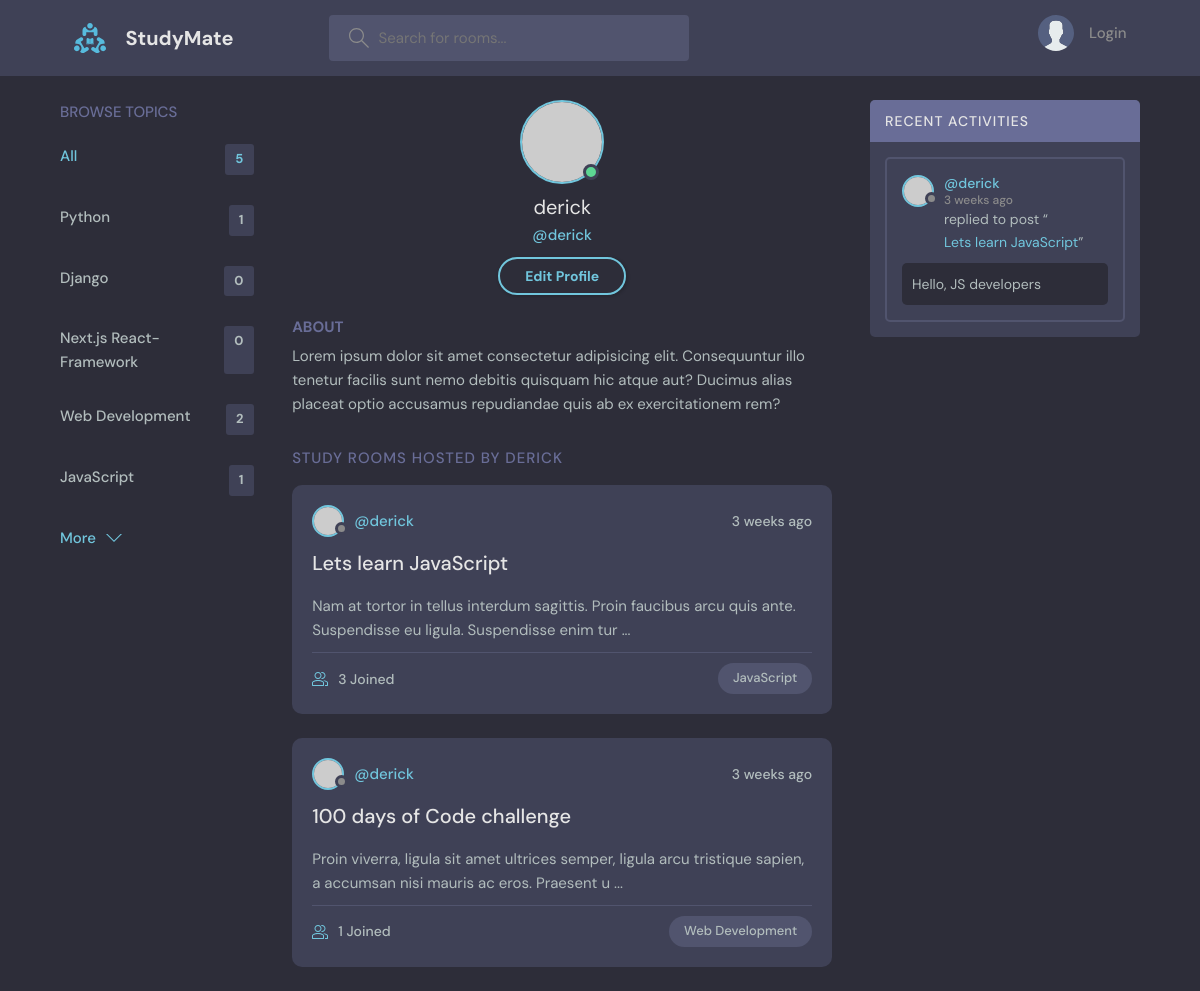
Page /profile/1/ on the committed database.
### base/models.py (models this page shows, shortened)
class Topic(models.Model):
    name = models.CharField(max_length=200)
    def __str__(self):
        return self.name

class Room(models.Model):
    host = models.ForeignKey(User, on_delete=models.SET_NULL, null=True) # database table relationship
    topic=  models.ForeignKey(Topic, on_delete=models.SET_NULL, null=True)
    name = models.CharField(max_length=200)
    description = models.TextField(null=True, blank=True)
    participants = models.ManyToManyField(User, related_name='participants',blank=True)  # many to many relationship.
    updated = models.DateTimeField(auto_now=True) #updates each time an item is updated
    created = models.DateTimeField(auto_now_add=True) #runs ONLY once when an item is created in DB
    class Meta:
        ordering = ['-updated', '-created'] # '-' enables order by descending order(new first)
    def __str__(self):
        return self.name
    def desc(self):
        return self.description[0:120]  # get first 50 characters of the description attribute

class Message(models.Model):
    user = models.ForeignKey(User, on_delete=models.CASCADE) # database table relationship
    room = models.ForeignKey(Room, on_delete=models.CASCADE)
    body = models.TextField()
    updated = models.DateTimeField(auto_now=True)
    created = models.DateTimeField(auto_now_add=True)
    class Meta:
        ordering = ['-updated', '-created'] # '-' enables order by descending order(new first)

### base/views.py (the view)
# urls.py: path('profile/<str:pk>/', views.userProfile, name="user-profile"),
def userProfile(request, pk):
    user = User.objects.get(id=pk)
    rooms = user.room_set.all()  # fetch all rooms related to the user
    room_messages = user.message_set.all()  # fetch all messages related to the user
    topics = Topic.objects.all()  # all topics
    context = {'user': user, 'rooms':rooms, 'topics':topics, 'room_messages':room_messages}
    return render(request, 'base/profile.html', context)

### base/templates/base/profile.html
{% extends 'main.html' %}
{% block content %}
<div class="profile-page layout layout--3">
  <div class="container">
    {% include 'base/topics_component.html' %}
    <div class="roomList">
      <div class="profile">
        <div class="profile__avatar">
          <div class="avatar avatar--large active">
            <img src="https://randomuser.me/api/portraits/men/11.jpg" />
          </div>
        </div>
        <div class="profile__info">
          <h3>{{user}}</h3>
          <p>@{{user.username}}</p>
          <a href="edit-user.html" class="btn btn--main btn--pill">Edit Profile</a>
        </div>
        <div class="profile__about">
          <h3>About</h3>
          <p>
            Lorem ipsum dolor sit amet consectetur adipisicing elit. Consequuntur illo tenetur
            facilis sunt nemo debitis quisquam hic atque aut? Ducimus alias placeat optio
            accusamus repudiandae quis ab ex exercitationem rem?
          </p>
        </div>
      </div>
      <div class="roomList__header">
        <div>
          <h2>Study Rooms Hosted by {{user}}</a>
          </h2>
        </div>
      </div>
      {% include 'base/feed_component.html' %}
    </div>
    {% include 'base/activity_component.html' %}
  </div>
</div>
{% endblock content %}

### base/templates/base/topics_component.html
<div class="topics">
  <div class="topics__header">
    <h2>Browse Topics</h2>
  </div>
  <ul class="topics__list">
    <li>
      <a href="{% url 'home' %}" class="active">All <span>{{topics.count}}</span></a>
    </li>
    {% for topic in topics %}
    <li>
      <a href="{% url 'home' %}?q={{topic.name}}">{{topic.name}}<span>{{topic.room_set.all.count}}</span></a>
    </li>
    {% endfor %}
  </ul>
  <a class="btn btn--link" href="topics.html">
    More
    <svg
      version="1.1"
      xmlns="http://www.w3.org/2000/svg"
      width="32"
      height="32"
      viewBox="0 0 32 32"
    >
      <title>chevron-down</title>
      <path d="M16 21l-13-13h-3l16 16 16-16h-3l-13 13z"></path>
    </svg>
  </a>
</div>

### base/templates/base/feed_component.html (shortened to what this page needs)
{% for room in rooms %}
<div class="roomListRoom">
  <div class="roomListRoom__header">
    <a
      href="{% url 'user-profile' room.host.id %}"
      class="roomListRoom__author"
    >
      <div class="avatar avatar--small">
        <img src="https://randomuser.me/api/portraits/women/11.jpg" />
      </div>
      <span>@{{room.host.username}}</span>
    </a>
    <div class="roomListRoom__actions">
      <span>{{room.created|timesince}} ago</span>
    </div>
  </div>
  <div class="roomListRoom__content">
    <a href="{% url 'room' room.id %}">{{room.name}}</a>
    <p>{{room.desc}} ...</p>
  </div>
  <div class="roomListRoom__meta">
    <a href="{% url 'room' room.id %}" class="roomListRoom__joined">
      {{room.participants.count}} Joined
    </a>
    <p class="roomListRoom__topic">{{room.topic}}</p>
  </div>
</div>
{% endfor %}

### base/templates/base/activity_component.html (shortened to what this page needs)
<div class="activities">
  <div class="activities__header">
    <h2>Recent Activities</h2>
  </div>
  {% for message in room_messages %}
  <div class="activities__box">
    <div class="activities__boxHeader roomListRoom__header">
      <a
        href="{% url 'user-profile' message.user.id %}"
        class="roomListRoom__author"
      >
        <div class="avatar avatar--small">
          <img src="https://randomuser.me/api/portraits/women/11.jpg" />
        </div>
        <p>
          @{{message.user.username}}
          <span>{{message.created|timesince}} ago</span>
        </p>
      </a>
    </div>
    <div class="activities__boxContent">
      <p>replied to post “<a href="{% url 'room' message.room.id %}">{{message.room}}</a>”</p>
      <div class="activities__boxRoomContent">{{message.body}}</div>
    </div>
  </div>
  {% endfor %}
</div>

### rows in the picture
Topic: name "Python", room_set.all.count "1"
Topic: name "Django", room_set.all.count "0"
Topic: name "Next.js React-Framework", room_set.all.count "0"
Topic: name "Web Development", room_set.all.count "2"
Topic: name "JavaScript", room_set.all.count "1"
Room: host.username "derick", created "3 weeks", name "Lets learn JavaScript", desc "Nam at tortor in tellus interdum sagittis. Proin faucibus arcu quis ante. Suspendisse eu ligula. Suspendisse enim tur", participants.count "3", topic "JavaScript"
Room: host.username "derick", created "3 weeks", name "100 days of Code challenge", desc "Proin viverra, ligula sit amet ultrices semper, ligula arcu tristique sapien, a accumsan nisi mauris ac eros. Praesent u", participants.count "1", topic "Web Development"
Message: user.username "derick", created "3 weeks", room "Lets learn JavaScript", body "Hello, JS developers"

### other values in the picture
{{ topics.count }} "5"
{{ user }} "derick"
{{ user.username }} "derick"
{{ user }} "DERICK"
